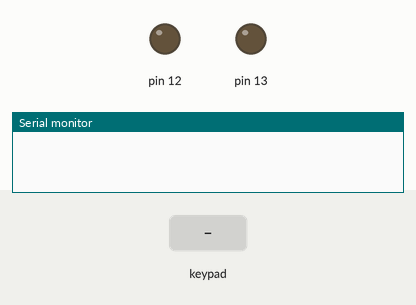
The sketch below on a simulated Arduino Uno, built with avr-gcc and run on an emulated ATmega328P. Parts: output pins drawn as LEDs (lit = HIGH), the last lines printed to the serial monitor. Inputs (shaded band) come from the test bench.

Above: at 1.2 s.
1.3 s: keypad keys 6 2 A B pressed 0.4 s apart
At 3.3 s:
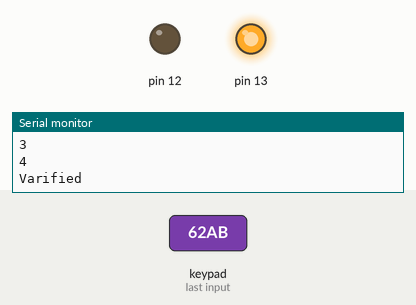
5.0 s: keypad keys 9 8 7 6 # pressed 0.4 s apart
At 7.0 s:
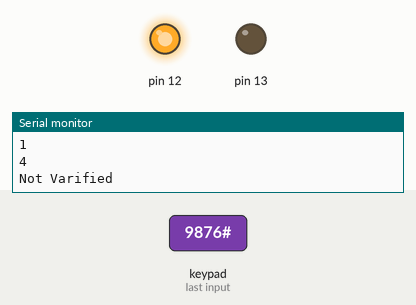
Timing chart, 0 to 9.1 s (numbered marks = the images above; inputs shaded):
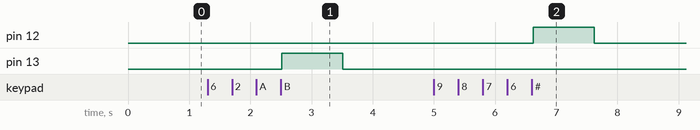

The sketch:

13._keypad-password.ino
```cpp
#include <Wire.h>
#include <Keypad.h>

const byte ROWS = 4;
const byte COLS = 4;

char hexaKeys[ROWS][COLS] = {
  {'1', '2', '3', 'A'},
  {'4', '5', '6', 'B'},
  {'7', '8', '9', 'C'},
  {'*', '0', '#', 'D'}
};

byte rowPins[ROWS] = {9, 8, 7, 6};
byte colPins[COLS] = {5, 4, 3, 2};

Keypad customKeypad = Keypad(makeKeymap(hexaKeys), rowPins, colPins, ROWS, COLS);

char* password = "62AB"; //create a password
int pos = 0; //keypad position
int counter = 0;

void setup()
{
  pinMode(12,OUTPUT);
  pinMode(13,OUTPUT);
  Serial.begin(9600);
}
void loop()
{
 char whichKey = customKeypad.getKey(); //define which key is pressed with             getKey
 if(whichKey == '1' || whichKey == '2' || whichKey == '3' || //whichKey == 'A' ||
    whichKey == '4' || whichKey == '5' ||// whichKey == '6' || whichKey == 'B' ||
    whichKey == '7' || whichKey == '8' || whichKey == '9' || whichKey == 'C' ||
    whichKey == '*' || whichKey == '0' || whichKey == '#' || whichKey == 'D')
  {
    counter ++;
    Serial.println(counter);
  }
  if(whichKey == password [pos])
  {
    pos ++;
    Serial.println(pos);
  }
 if(counter == 4)
  {
    Serial.println("Not Varified");
    digitalWrite(12,HIGH);
    delay(1000);
    digitalWrite(12,LOW);
    delay(1000);
    pos=0;
    counter =0;
  }
  if(pos == 4)
  {
    Serial.println("Varified");
    digitalWrite(13,HIGH);
    delay(1000);
    digitalWrite(13,LOW);
    delay(1000);
    pos=0;
    counter=0;
  }
  delay(100);
}
```

Measured:
- after the input at 1.3 s, pin 13: LOW → HIGH after 1.2 s, → LOW 1.0 s later
- after the input at 5.0 s, pin 12: LOW → HIGH after 1.6 s, → LOW 1.0 s later
